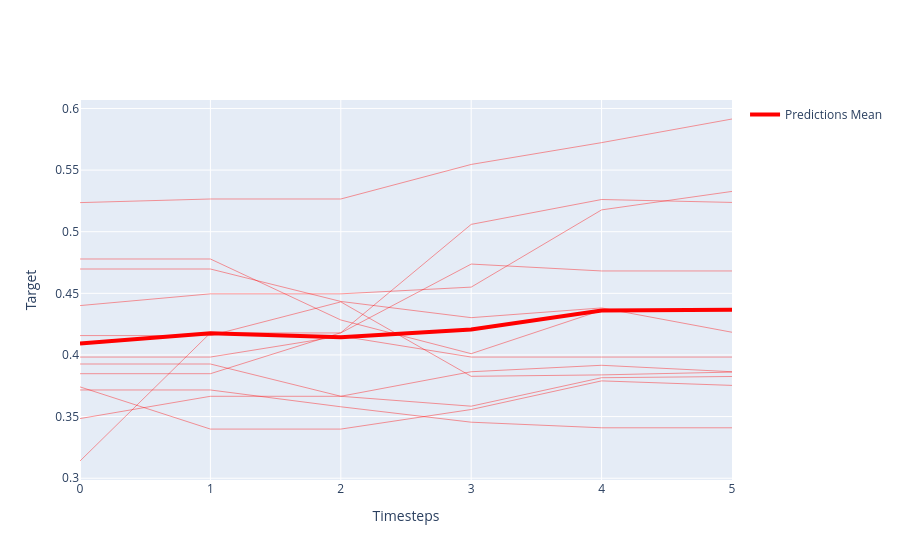

This figure's notebook cell:
### Code cell
fig = get_prediction_plot(y_test[seq])
fig.show()

### Figure 1 — Plotly figure (JSON) as saved in the notebook; plotly's stock layout.template omitted (floating-point values rounded to 4 significant figures)
{"data": [{"line": {"color": "rgba(255,0,0,0.4)", "width": 1}, "mode": "lines", "showlegend": false, "type": "scatter", "y": [0.314, 0.4179, 0.4179, 0.4737, 0.4682, 0.4682]}, {"line": {"color": "rgba(255,0,0,0.4)", "width": 1}, "mode": "lines", "showlegend": false, "type": "scatter", "y": [0.3716, 0.3716, 0.358, 0.3455, 0.3409, 0.3409]}, {"line": {"color": "rgba(255,0,0,0.4)", "width": 1}, "mode": "lines", "showlegend": false, "type": "scatter", "y": [0.4157, 0.4157, 0.4431, 0.3827, 0.3838, 0.3861]}, {"line": {"color": "rgba(255,0,0,0.4)", "width": 1}, "mode": "lines", "showlegend": false, "type": "scatter", "y": [0.4401, 0.4496, 0.4496, 0.455, 0.5177, 0.5327]}, {"line": {"color": "rgba(255,0,0,0.4)", "width": 1}, "mode": "lines", "showlegend": false, "type": "scatter", "y": [0.5236, 0.5265, 0.5265, 0.5546, 0.5723, 0.5914]}, {"line": {"color": "rgba(255,0,0,0.4)", "width": 1}, "mode": "lines", "showlegend": false, "type": "scatter", "y": [0.4779, 0.4779, 0.4284, 0.401, 0.4362, 0.4362]}, {"line": {"color": "rgba(255,0,0,0.4)", "width": 1}, "mode": "lines", "showlegend": false, "type": "scatter", "y": [0.4697, 0.4697, 0.4434, 0.4303, 0.4382, 0.4184]}, {"line": {"color": "rgba(255,0,0,0.4)", "width": 1}, "mode": "lines", "showlegend": false, "type": "scatter", "y": [0.3848, 0.3848, 0.4181, 0.5059, 0.5261, 0.5238]}, {"line": {"color": "rgba(255,0,0,0.4)", "width": 1}, "mode": "lines", "showlegend": false, "type": "scatter", "y": [0.3983, 0.3983, 0.4153, 0.3983, 0.3983, 0.3983]}, {"line": {"color": "rgba(255,0,0,0.4)", "width": 1}, "mode": "lines", "showlegend": false, "type": "scatter", "y": [0.3741, 0.3399, 0.3399, 0.3557, 0.379, 0.3753]}, {"line": {"color": "rgba(255,0,0,0.4)", "width": 1}, "mode": "lines", "showlegend": false, "type": "scatter", "y": [0.3927, 0.3927, 0.3665, 0.3864, 0.3916, 0.3864]}, {"line": {"color": "rgba(255,0,0,0.4)", "width": 1}, "mode": "lines", "showlegend": false, "type": "scatter", "y": [0.3484, 0.3665, 0.3665, 0.3584, 0.3815, 0.3825]}, {"line": {"color": "red", "width": 4}, "mode": "lines", "name": "Predictions Mean", "type": "scatter", "y": [0.4092, 0.4176, 0.4144, 0.4206, 0.4361, 0.4367]}], "layout": {"xaxis": {"title": {"text": "Timesteps"}}, "yaxis": {"title": {"text": "Target"}}}}
